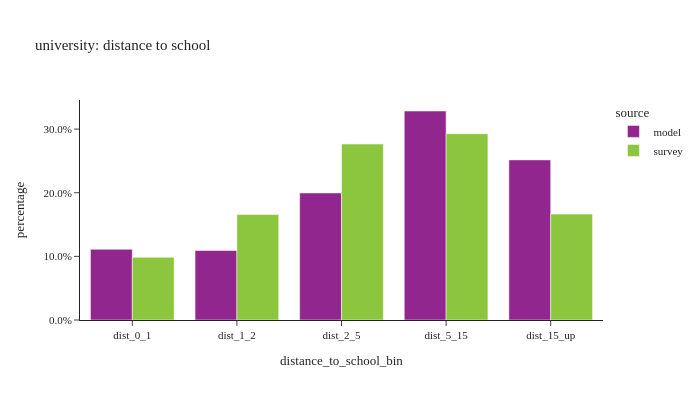

Source (notebook cell):
### Code cell
# distance to school: university

util.plot_share_barchart(per_data.loc[per_data['pstudent']==2], 'person_weight', 'distance_to_school_bin', title="university: distance to school")

### Figure 1 — Plotly figure (JSON) as saved in the notebook; plotly's stock layout.template omitted (floating-point values rounded to 4 significant figures)
{"data": [{"alignmentgroup": "True", "customdata": [[18036], [17730], [32424], [53336], [40862]], "hovertemplate": "source=model<br>distance_to_school_bin=%{x}<br>percentage=%{y}<br>sample_size=%{customdata[0]}<extra></extra>", "legendgroup": "model", "marker": {"color": "#91268F", "pattern": {"shape": ""}}, "name": "model", "offsetgroup": "model", "orientation": "v", "showlegend": true, "textposition": "auto", "type": "bar", "x": ["dist_0_1", "dist_1_2", "dist_2_5", "dist_5_15", "dist_15_up"], "xaxis": "x", "y": [0.1111, 0.1092, 0.1997, 0.3284, 0.2516], "yaxis": "y"}, {"alignmentgroup": "True", "customdata": [[25], [43], [65], [64], [31]], "hovertemplate": "source=survey<br>distance_to_school_bin=%{x}<br>percentage=%{y}<br>sample_size=%{customdata[0]}<extra></extra>", "legendgroup": "survey", "marker": {"color": "#8CC63E", "pattern": {"shape": ""}}, "name": "survey", "offsetgroup": "survey", "orientation": "v", "showlegend": true, "textposition": "auto", "type": "bar", "x": ["dist_0_1", "dist_1_2", "dist_2_5", "dist_5_15", "dist_15_up"], "xaxis": "x", "y": [0.0985, 0.1657, 0.2766, 0.2928, 0.1664], "yaxis": "y"}], "layout": {"barmode": "group", "height": 400, "legend": {"title": {"text": "source"}, "tracegroupgap": 0}, "title": {"text": "university: distance to school"}, "width": 700, "xaxis": {"anchor": "y", "domain": [0.0, 1.0], "title": {"text": "distance_to_school_bin"}}, "yaxis": {"anchor": "x", "domain": [0.0, 1.0], "tickformat": ".1%", "title": {"text": "percentage"}}}}
